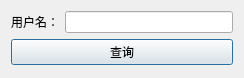
<?xml version="1.0" encoding="UTF-8"?>
<ui version="4.0">
 <class>DialogFindByUsername</class>
 <widget class="QDialog" name="DialogFindByUsername">
  <property name="geometry">
   <rect>
    <x>0</x>
    <y>0</y>
    <width>244</width>
    <height>78</height>
   </rect>
  </property>
  <property name="windowTitle">
   <string>找人</string>
  </property>
  <layout class="QVBoxLayout" name="verticalLayout">
   <item>
    <layout class="QGridLayout" name="gridLayout">
     <item row="0" column="0">
      <widget class="QLabel" name="label">
       <property name="text">
        <string>用户名：</string>
       </property>
      </widget>
     </item>
     <item row="0" column="1">
      <widget class="QLineEdit" name="username"/>
     </item>
    </layout>
   </item>
   <item>
    <widget class="QPushButton" name="btn_find">
     <property name="text">
      <string>查询</string>
     </property>
    </widget>
   </item>
  </layout>
 </widget>
 <resources/>
 <connections/>
</ui>
